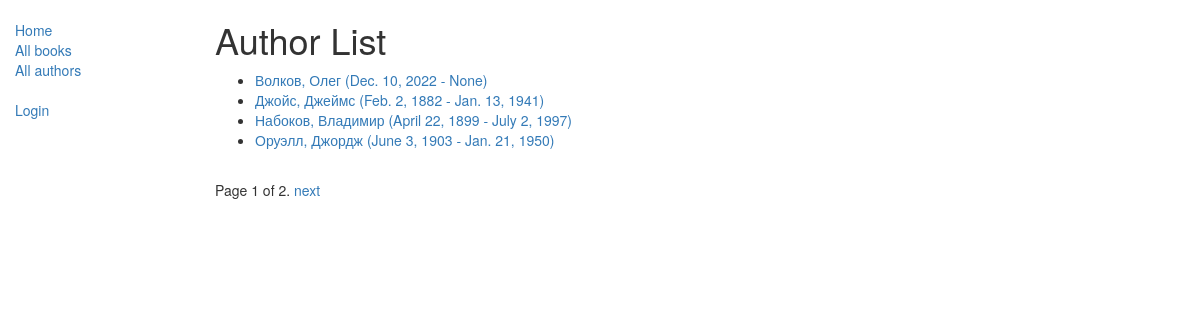
Page /catalog/authors on the earlier database version.
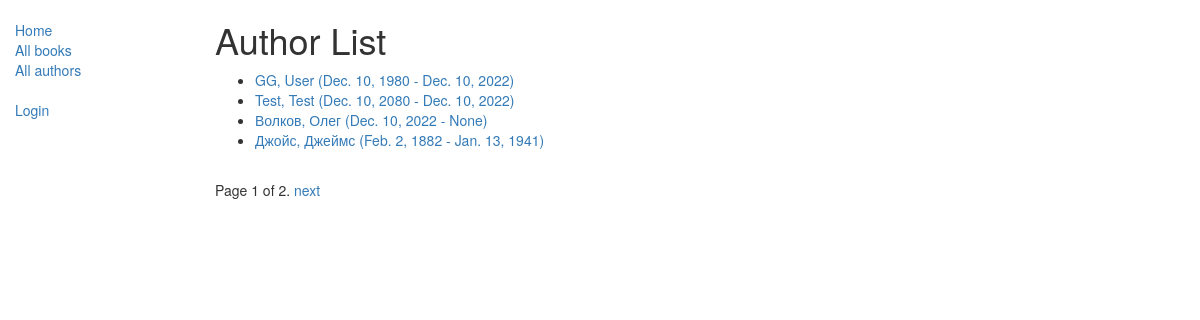
Same page on the later database version.
### catalog/models.py (models this page shows, shortened)
class Autor(models.Model):
    first_name = models.CharField(max_length=200)
    last_name = models.CharField(max_length=200)
    date_of_birth = models.DateField(null=True, blank=True)
    date_of_death = models.DateField("died", null=True, blank=True)
    def get_absolute_url(self):
        return reverse('author-detail', args=[str(self.id)])
    class Meta:
        ordering = ["last_name"]

### catalog/views.py (the view)
class AutorListView(BaseExceptions, generic.ListView):
    model = Autor
    context_object_name = "list_author"
    paginate_by = 4

### integration/exception.py (called while the page is built)
    def dispatch(self, request, *arg, **kwargs):
        try:
            response = super().dispatch(request, *arg, **kwargs)
        except Exception as e:
            logger.error(f"Generic global Except, Exception message: {str(e)}")
            return self.response({"error_message": e.message}, status=400)
        if isinstance(response, (dict, list)):
            return self._response(response)
        else:
            return response

### catalog/templates/catalog/autor_list.html
{% extends "base_template.html" %}
{% block content %}
    <h1>Author List</h1>
    {% if list_author %}
    <ul>
      {% for author in list_author %}
      <li>
        <a href="{{ author.get_absolute_url }}">{{ author.last_name }}, {{ author.first_name }}
            ({{ author.date_of_birth }} - {{ author.date_of_death }})</a>
      </li>
      {% endfor %}
    </ul>
    {% else %}
      <p>There are no authors in the library.</p>
    {% endif %}
{% endblock %}

Differences in the rows shown:
no longer on this page (row unchanged): Autor: last_name "Набоков", first_name "Владимир", date_of_birth "April 22, 1899", date_of_death "July 2, 1997"
no longer on this page (row unchanged): Autor: last_name "Оруэлл", first_name "Джордж", date_of_birth "June 3, 1903", date_of_death "Jan. 21, 1950"
added Autor: last_name "GG", first_name "User", date_of_birth "Dec. 10, 1980", date_of_death "Dec. 10, 2022"
added Autor: last_name "Test", first_name "Test", date_of_birth "Dec. 10, 2080", date_of_death "Dec. 10, 2022"
